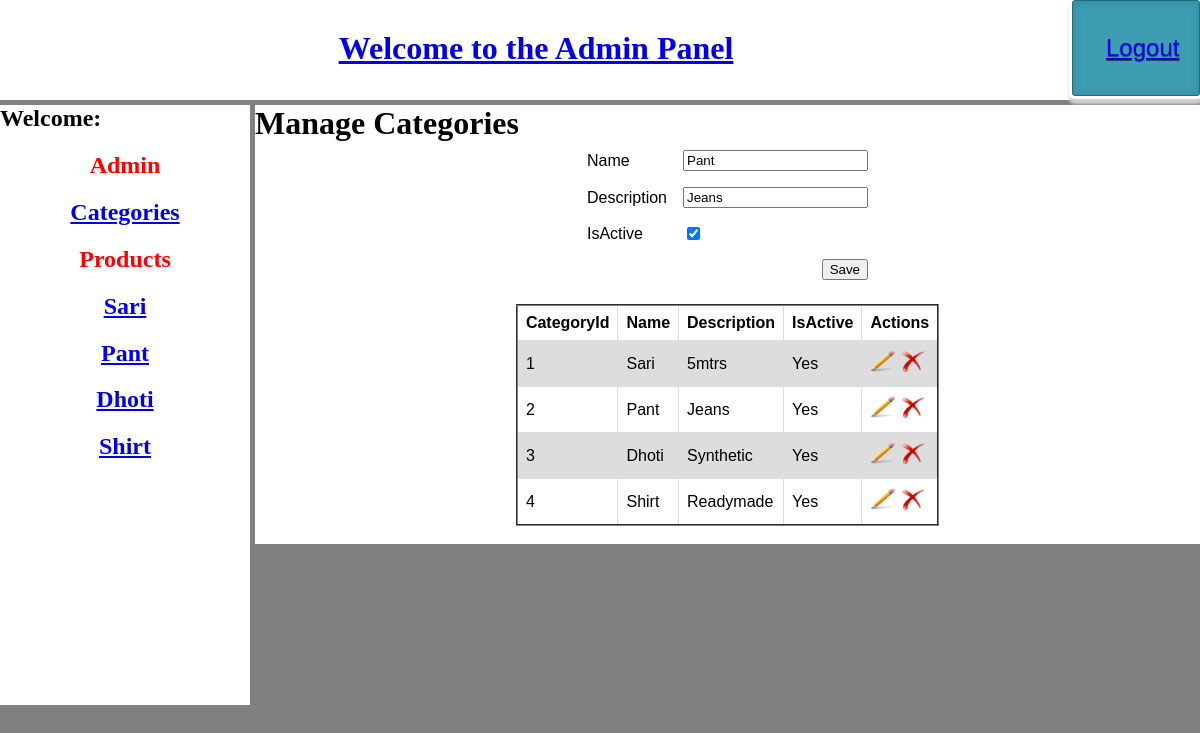
/views/category_view.php?id=2 (signed in), run on the app's committed database.
### tables this page shows
CREATE TABLE `category` (
  `CategoryId` int(11) NOT NULL,
  `Name` varchar(255) DEFAULT NULL,
  `Description` text,
  `IsActive` int(2) DEFAULT NULL
);

### models/category_model.php (called while the page is built, shortened)
<?php
class category_model {
	function viewCategory() {
		$sql = 'SELECT * FROM category';
		$result = mysql_query($sql);
		if (mysql_num_rows($result) > 0) {
			$rows = array();
			while($row = mysql_fetch_assoc($result)) {
				$rows[$row['CategoryId']] = $row;
			}
			return $rows;
		} else {
			return 0;
		}
	}
}
?>

### controllers/category.php (called while the page is built, shortened)
<?php
include_once '../models/category_model.php';
class CategoryController {
    private $categoryModel;
    public function __construct()
    {
        $this->categoryModel = new category_model();
        $this->id = (isset($_GET['id']) && $_GET['id'] > 0) ? $_GET['id'] : 0;
    }
    public function getCategory() {
        $categoryList = $this->categoryModel->viewCategory();
        return $categoryList;
    }
}

### views/category_view.php (the view, shortened to what this page needs)
<?php
    include_once '../controllers/category.php';
	$categoryController = new CategoryController();
	$categoryList = $categoryController->getCategory();
    $id = $categoryController->id;
?>
<html>
	<head>
		<link rel="stylesheet" href="../web/css/admin_style.css" />
	</head>
	<body>
    <?php
    include_once     '../header.php';
    include_once '../sidebar.php';
    ?>
		<div id="content">
			<h1>Manage Categories</h1>
			<form enctype="multipart/form-data" method="post" name="updateCategory" action="<?php echo BASE_URL; ?>views/category_view.php?action=update&id=<?php echo $id; ?>">
			<table id='formView' border="0" align="center">
				<tr>
					<td>Name</td>
					<td><input type="text" name="Name" value="<?php echo $id ? $categoryList[$id]['Name'] : ''; ?>"></td>
				</tr>
				<tr>
					<td>Description</td>
					<td><input type="text" name="Description" value="<?php echo $id ? $categoryList[$id]['Description'] : ''; ?>"></td>
				</tr>
				<tr>
					<td>IsActive</td>
					<td><input type="checkbox" name="IsActive" <?php echo ($id && $categoryList[$id]['IsActive']) ? 'checked="checked"' : ''; ?>></td>
				</tr>
				<tr>
					<td></td>
					<td align="right" style="float:right;"><input type="submit" name="save" value="Save"></td>
				</tr>
			</table>
			</form>
			<table id='listView' width="1000" border="2" align="center">
				<tr>
					<th>CategoryId</th>
					<th>Name</th>
					<th>Description</th>
					<th>IsActive</th>
					<th>Actions</th>
				</tr>
				<?php
					if ($categoryList!= NULL){
						foreach($categoryList as $categoryValue) {
							?>
							<tr>
								<td><?php echo $categoryValue['CategoryId'];?></td>
								<td><?php echo $categoryValue['Name'];?></td>
								<td><?php echo $categoryValue['Description'];?></td>
								<td><?php echo $categoryValue['IsActive'] ? 'Yes' : 'No' ;?></td>
								<td>
									<a href="category_view.php?id=<?php echo $categoryValue['CategoryId']; ?>">
										<img src="../web/images/admin/Edit.png" height="25px" width="25px"></a>
									<a onclick="return checkDelete(<?php echo $categoryValue['CategoryId']; ?>);" style="cursor: pointer;">
										<img src="../web/images/admin/DeleteRed.png" height="25px" width="25px">
									</a>
								</td>
							</tr>
						<?php
						}
					}
				?>
			</table>
			<br>
		</div>
	</body>
</html>

### sidebar.php (shortened to what this page needs)
<?php
include_once 'models/category_model.php';
$categoryModel = new category_model();
$categoryList = $categoryModel->viewCategory();
?>
<div id="sidebar">
	<b><font size="5">Welcome:</font></b><h2>Admin</h2>
	<h2><a href="<?php echo BASE_URL; ?>views/category_view.php">Categories</a></h2>
	<h2>Products</h2>
	<?php
			foreach ($categoryList as $value){
				echo '<h2>';
					echo '<a href="'.BASE_URL.'views/product_view.php?CategoryId='.$value['CategoryId'].'">';
						echo $value['Name'];
					echo '</a>';
				echo '</h2>';
			}
		?>
</div>

### web/css/admin_style.css (style rules this page uses)
body { background:gray; padding:0; margin:0; width: 100%; }
#sidebar { width:250px; float:left; background:white; border-right:5px solid gray; height:600px; }
#sidebar h2 { text-align:center; font-size:1.5em; color:red; }
#content h1 { margin:0; }
table { font-family: arial, sans-serif; border-collapse: collapse; width: auto; }
#content { background:white; }
td, th { border: 1px solid #dddddd; text-align: left; padding: 8px; }
form td { border: 0px; }
input[type="submit"] { cursor: pointer; }
#listView tr:nth-child(even) { background-color: #dddddd; }

### data on the page
category: Name "Sari", CategoryId "1", Description "5mtrs", IsActive "Yes"
category: Name "Pant", Description "Jeans", IsActive "☑", CategoryId "2", shows "Yes"
category: Name "Dhoti", CategoryId "3", Description "Synthetic", IsActive "Yes"
category: Name "Shirt", CategoryId "4", Description "Readymade", IsActive "Yes"

### other printed values
$login_link_name "Logout"
